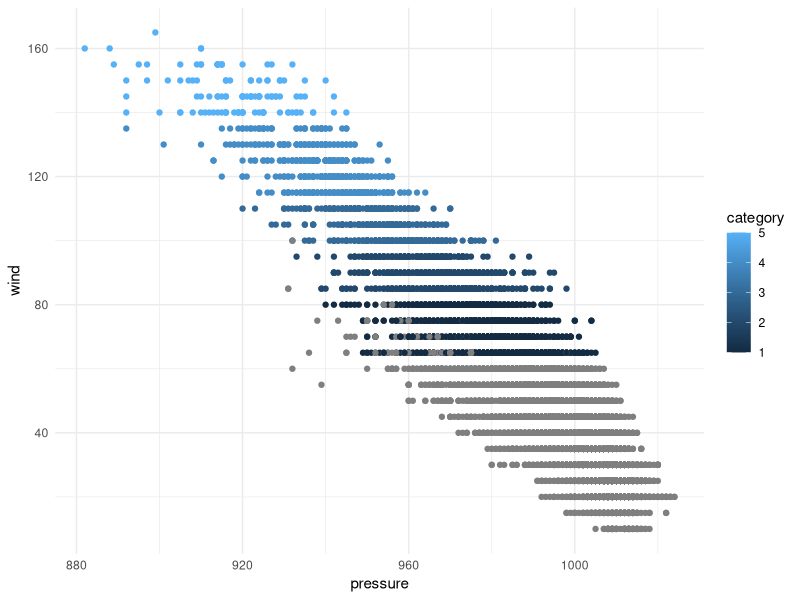

Source code (R):
## ---- chunk 1
library(tidyverse)

ggplot(data = storms) + 
  geom_point(mapping = aes(x = pressure, y = wind, color = category))+
  theme_minimal()
